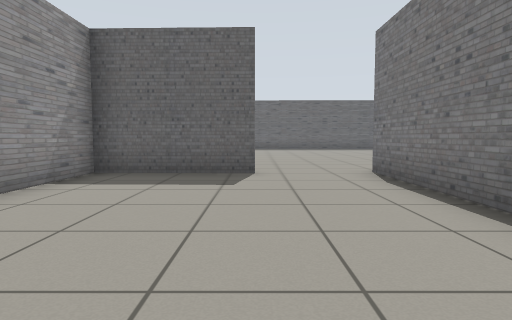
view 1 (above)

15 first-person views from a walk through a robot-simulator world made for Gazebo. The camera is 0.72 m above the floor, tilts 4° down and sees 75° across. The floor is counted in squares, 1 m on a side. Each view is taken from the middle of a square. On the plan, view 1 faces up. The plan holds only what a view shows up to about 10 squares ahead; the rest is blank.

view 2
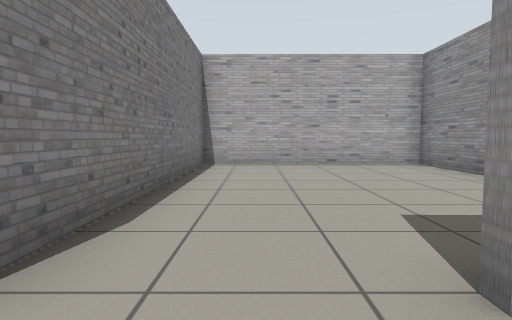

view 3
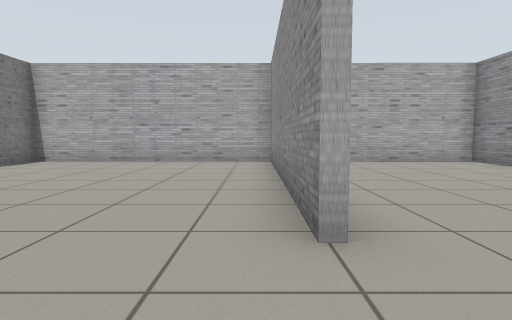

view 4
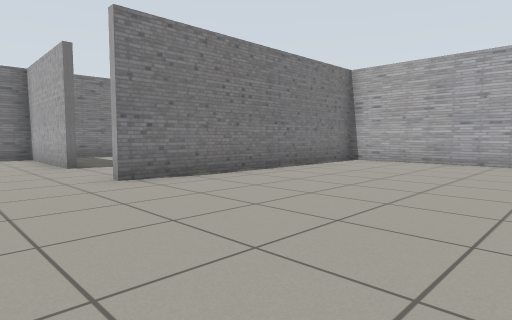

view 5
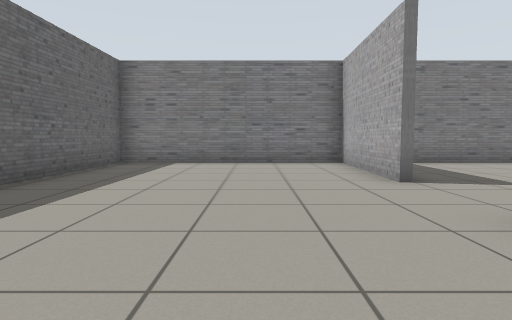

view 6
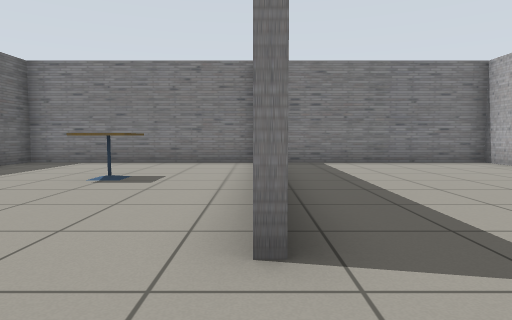

view 7
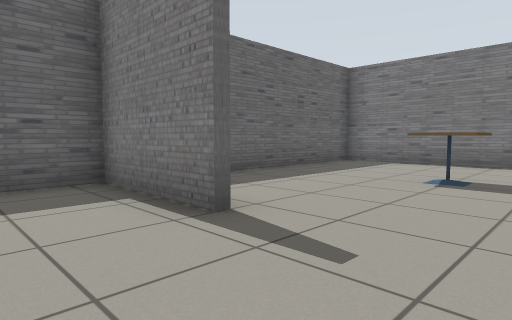

view 8
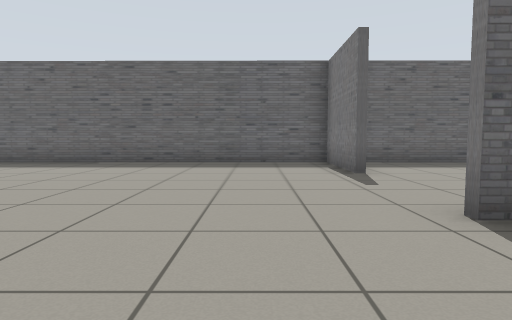

view 9
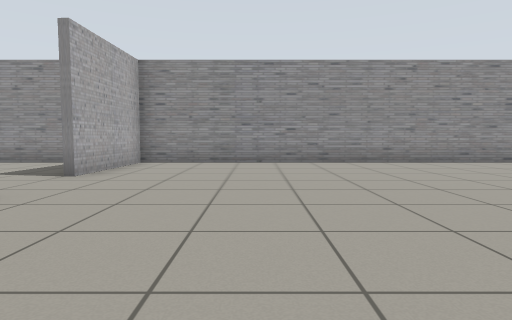

view 10
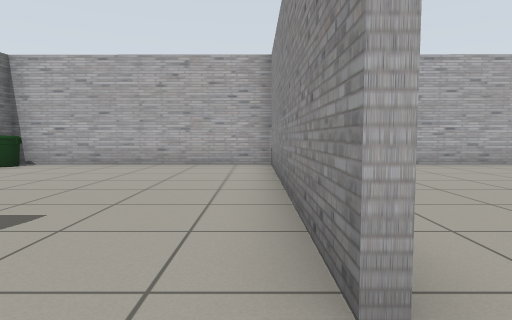

view 11
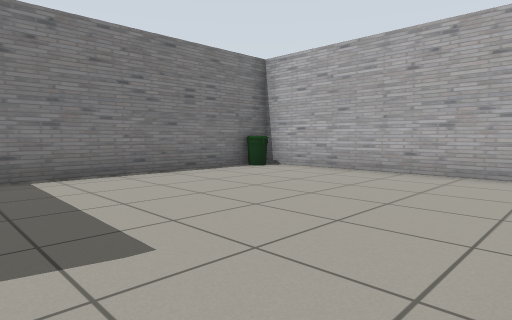

view 12
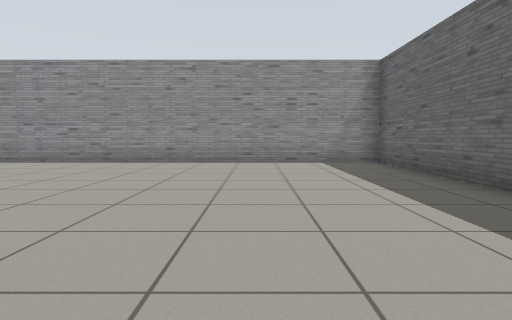

view 13
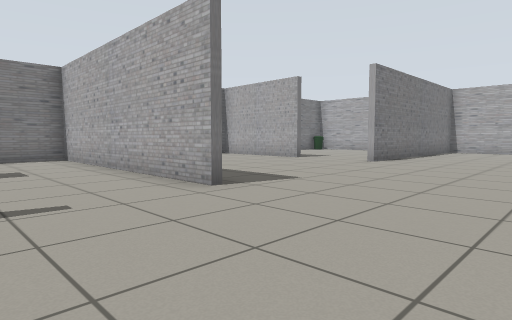

view 14
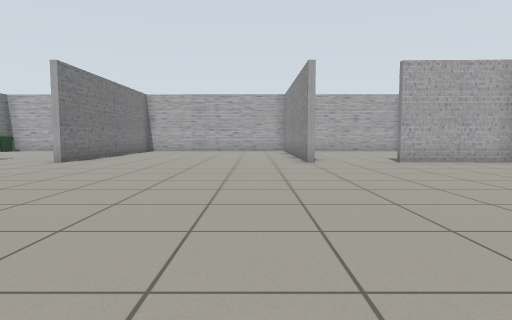

view 15
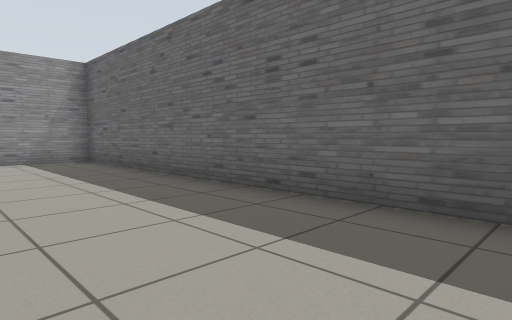

### Floor plan
Points are (right, up) in squares from view 1. A wall is a line through its corners. A room is listed if a view was taken in it or the views show most of it. See-through windows are left out.
Room 1 (view 1)
walls: (0, 6.5) (-3.2, 6.6) (-3.2, -0.6) (2.4, -0.6) (2.4, 6.9)
ways out: opening at (0.5, 6.5) to room 2
Room 2 (views 2, 3, 4, 5, 6, 7, 8, 9, 10, 11, 12, 13, 14, 15)
walls: (9.3, 12.8) (8.8, 12.8); (8.8, 13) (16.3, 12.9) (16.3, 19.3) (10.1, 19.3); (9.6, 6.9) (9.6, -0.8); (12.1, 6.8) (16.4, 6.8); (2.6, 6.9) (2.6, -0.6) (16.3, -0.7) (16.3, 5.2); (9, 16.5) (9, 19.3) (-3.2, 19.4) (-3.2, 6.8) (0, 6.8); (16.3, 6.5) (16.3, 12.7) (11.8, 12.8); (9.4, -0.8) (9.4, 6.9)
ways out: opening at (0.5, 6.5) to room 1
objects: cafe table (13, 15) to (13, 16); bin (16, 0)

Where each view was taken, in squares from view 1:
view 1: 0 up, 0 right, facing up
view 2: 8 up, 1 right, facing down
view 3: 9 up, 3 right, facing down
view 4: 9 up, 4 right, facing down-right
view 5: 9 up, 7 right, facing right
view 6: 13 up, 7 right, facing right
view 7: 14 up, 7 right, facing up-right
view 8: 10 up, 7 right, facing up
view 9: 10 up, 6 right, facing left
view 10: 8 up, 10 right, facing down
view 11: 6 up, 10 right, facing down-right
view 12: 16 up, 6 right, facing left
view 13: 16 up, 5 right, facing down-right
view 14: 16 up, 4 right, facing down
view 15: 16 up, 7 right, facing up-left
